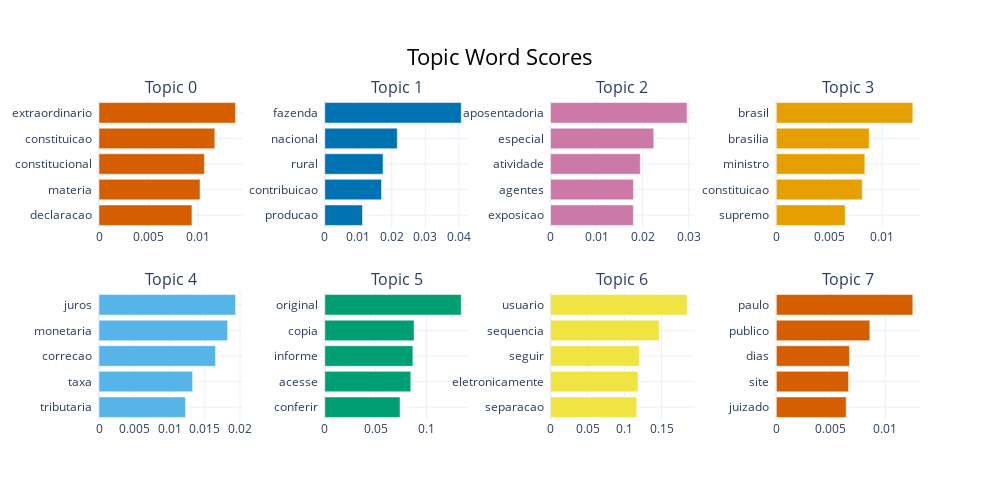

Notebook source saved alongside this figure:
### Code cell
model.visualize_barchart()

### Figure 1 — Plotly figure (JSON) as saved in the notebook; plotly's stock layout.template omitted (floating-point values rounded to 4 significant figures)
{"data": [{"marker": {"color": "#D55E00"}, "orientation": "h", "type": "bar", "x": [0.009373, 0.01019, 0.01063, 0.01168, 0.01377], "xaxis": "x", "y": ["declaracao  ", "materia  ", "constitucional  ", "constituicao  ", "extraordinario  "], "yaxis": "y"}, {"marker": {"color": "#0072B2"}, "orientation": "h", "type": "bar", "x": [0.01125, 0.01694, 0.01739, 0.02165, 0.04074], "xaxis": "x2", "y": ["producao  ", "contribuicao  ", "rural  ", "nacional  ", "fazenda  "], "yaxis": "y2"}, {"marker": {"color": "#CC79A7"}, "orientation": "h", "type": "bar", "x": [0.01799, 0.01801, 0.01948, 0.02242, 0.02964], "xaxis": "x3", "y": ["exposicao  ", "agentes  ", "atividade  ", "especial  ", "aposentadoria  "], "yaxis": "y3"}, {"marker": {"color": "#E69F00"}, "orientation": "h", "type": "bar", "x": [0.006506, 0.008127, 0.008372, 0.008781, 0.01291], "xaxis": "x4", "y": ["supremo  ", "constituicao  ", "ministro  ", "brasilia  ", "brasil  "], "yaxis": "y4"}, {"marker": {"color": "#56B4E9"}, "orientation": "h", "type": "bar", "x": [0.01226, 0.01328, 0.01652, 0.01824, 0.01935], "xaxis": "x5", "y": ["tributaria  ", "taxa  ", "correcao  ", "monetaria  ", "juros  "], "yaxis": "y5"}, {"marker": {"color": "#009E73"}, "orientation": "h", "type": "bar", "x": [0.07389, 0.08444, 0.08649, 0.0877, 0.134], "xaxis": "x6", "y": ["conferir  ", "acesse  ", "informe  ", "copia  ", "original  "], "yaxis": "y6"}, {"marker": {"color": "#F0E442"}, "orientation": "h", "type": "bar", "x": [0.1165, 0.1183, 0.1199, 0.1468, 0.1845], "xaxis": "x7", "y": ["separacao  ", "eletronicamente  ", "seguir  ", "sequencia  ", "usuario  "], "yaxis": "y7"}, {"marker": {"color": "#D55E00"}, "orientation": "h", "type": "bar", "x": [0.006411, 0.006633, 0.006711, 0.008581, 0.01253], "xaxis": "x8", "y": ["juizado  ", "site  ", "dias  ", "publico  ", "paulo  "], "yaxis": "y8"}], "layout": {"annotations": [{"font": {"size": 16}, "showarrow": false, "text": "Topic 0", "x": 0.0875, "xanchor": "center", "xref": "paper", "y": 1, "yanchor": "bottom", "yref": "paper"}, {"font": {"size": 16}, "showarrow": false, "text": "Topic 1", "x": 0.3625, "xanchor": "center", "xref": "paper", "y": 1, "yanchor": "bottom", "yref": "paper"}, {"font": {"size": 16}, "showarrow": false, "text": "Topic 2", "x": 0.6375, "xanchor": "center", "xref": "paper", "y": 1, "yanchor": "bottom", "yref": "paper"}, {"font": {"size": 16}, "showarrow": false, "text": "Topic 3", "x": 0.9125, "xanchor": "center", "xref": "paper", "y": 1, "yanchor": "bottom", "yref": "paper"}, {"font": {"size": 16}, "showarrow": false, "text": "Topic 4", "x": 0.0875, "xanchor": "center", "xref": "paper", "y": 0.4, "yanchor": "bottom", "yref": "paper"}, {"font": {"size": 16}, "showarrow": false, "text": "Topic 5", "x": 0.3625, "xanchor": "center", "xref": "paper", "y": 0.4, "yanchor": "bottom", "yref": "paper"}, {"font": {"size": 16}, "showarrow": false, "text": "Topic 6", "x": 0.6375, "xanchor": "center", "xref": "paper", "y": 0.4, "yanchor": "bottom", "yref": "paper"}, {"font": {"size": 16}, "showarrow": false, "text": "Topic 7", "x": 0.9125, "xanchor": "center", "xref": "paper", "y": 0.4, "yanchor": "bottom", "yref": "paper"}], "height": 500, "hoverlabel": {"bgcolor": "white", "font": {"family": "Rockwell", "size": 16}}, "showlegend": false, "title": {"font": {"color": "Black", "size": 22}, "text": "Topic Word Scores", "x": 0.5, "xanchor": "center", "yanchor": "top"}, "width": 1000, "xaxis": {"anchor": "y", "domain": [0, 0.175], "showgrid": true}, "xaxis2": {"anchor": "y2", "domain": [0.275, 0.45], "showgrid": true}, "xaxis3": {"anchor": "y3", "domain": [0.55, 0.725], "showgrid": true}, "xaxis4": {"anchor": "y4", "domain": [0.825, 1], "showgrid": true}, "xaxis5": {"anchor": "y5", "domain": [0, 0.175], "showgrid": true}, "xaxis6": {"anchor": "y6", "domain": [0.275, 0.45], "showgrid": true}, "xaxis7": {"anchor": "y7", "domain": [0.55, 0.725], "showgrid": true}, "xaxis8": {"anchor": "y8", "domain": [0.825, 1], "showgrid": true}, "yaxis": {"anchor": "x", "domain": [0.6, 1], "showgrid": true}, "yaxis2": {"anchor": "x2", "domain": [0.6, 1], "showgrid": true}, "yaxis3": {"anchor": "x3", "domain": [0.6, 1], "showgrid": true}, "yaxis4": {"anchor": "x4", "domain": [0.6, 1], "showgrid": true}, "yaxis5": {"anchor": "x5", "domain": [0, 0.4], "showgrid": true}, "yaxis6": {"anchor": "x6", "domain": [0, 0.4], "showgrid": true}, "yaxis7": {"anchor": "x7", "domain": [0, 0.4], "showgrid": true}, "yaxis8": {"anchor": "x8", "domain": [0, 0.4], "showgrid": true}}}
